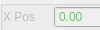
          <widget class="gui::CollapsibleWidget" name="nodeTransformGroup">
           <property name="sizePolicy">
            <sizepolicy hsizetype="Preferred" vsizetype="Maximum">
             <horstretch>0</horstretch>
             <verstretch>0</verstretch>
            </sizepolicy>
           </property>
           <property name="maximumSize">
            <size>
             <width>16777215</width>
             <height>16777215</height>
            </size>
           </property>
           <property name="icon" stdset="0">
            <iconset resource="../resource/resource.qrc">
             <normaloff>:/16x16_ico_png/transform.png</normaloff>:/16x16_ico_png/transform.png</iconset>
           </property>
           <property name="iconVisible" stdset="0">
            <bool>true</bool>
           </property>
           <property name="collapsed" stdset="0">
            <bool>true</bool>
           </property>
           <property name="text" stdset="0">
            <string>Transform</string>
           </property>
           <property name="frameShape" stdset="0">
            <enum>QFrame::NoFrame</enum>
           </property>
           <widget class="QWidget" name="page_15">
            <layout class="QVBoxLayout" name="fuckingLayout">
             <property name="topMargin">
              <number>0</number>
             </property>
             <item>
              <widget class="QGroupBox" name="nodeTransform">
               <property name="enabled">
                <bool>false</bool>
               </property>
               <property name="sizePolicy">
                <sizepolicy hsizetype="Preferred" vsizetype="Preferred">
                 <horstretch>0</horstretch>
                 <verstretch>0</verstretch>
                </sizepolicy>
               </property>
               <property name="maximumSize">
                <size>
                 <width>16777215</width>
                 <height>16777215</height>
                </size>
               </property>
               <property name="title">
                <string/>
               </property>
               <property name="flat">
                <bool>true</bool>
               </property>
               <property name="checkable">
                <bool>false</bool>
               </property>
               <property name="checked">
                <bool>false</bool>
               </property>
               <layout class="QGridLayout" name="gridLayout_3">
                <property name="leftMargin">
                 <number>0</number>
                </property>
                <property name="topMargin">
                 <number>0</number>
                </property>
                <property name="rightMargin">
                 <number>0</number>
                </property>
                <property name="bottomMargin">
                 <number>0</number>
                </property>
                <item row="1" column="1">
                 <widget class="QDoubleSpinBox" name="nodeSizeX">
                  <property name="sizePolicy">
                   <sizepolicy hsizetype="Preferred" vsizetype="Fixed">
                    <horstretch>0</horstretch>
                    <verstretch>0</verstretch>
                   </sizepolicy>
                  </property>
                  <property name="minimumSize">
                   <size>
                    <width>140</width>
                    <height>0</height>
                   </size>
                  </property>
                  <property name="toolTip">
                   <string>Set the node's width in game units</string>
                  </property>
                  <property name="styleSheet">
                   <string notr="true">color: rgb(100, 200, 100)</string>
                  </property>
                  <property name="minimum">
                   <double>0.000000000000000</double>
                  </property>
                  <property name="maximum">
                   <double>10000.000000000000000</double>
                  </property>
                  <property name="stepType">
                   <enum>QAbstractSpinBox::AdaptiveDecimalStepType</enum>
                  </property>
                 </widget>
                </item>
                <item row="0" column="1">
                 <widget class="QDoubleSpinBox" name="nodeTranslateX">
                  <property name="sizePolicy">
                   <sizepolicy hsizetype="Preferred" vsizetype="Fixed">
                    <horstretch>0</horstretch>
                    <verstretch>0</verstretch>
                   </sizepolicy>
                  </property>
                  <property name="minimumSize">
                   <size>
                    <width>145</width>
                    <height>0</height>
                   </size>
                  </property>
                  <property name="toolTip">
                   <string>Set the node's X position relative to its parent</string>
                  </property>
                  <property name="styleSheet">
                   <string notr="true">color: rgb(100, 200, 100)</string>
                  </property>
                  <property name="minimum">
                   <double>-10000.000000000000000</double>
                  </property>
                  <property name="maximum">
                   <double>10000.000000000000000</double>
                  </property>
                  <property name="stepType">
                   <enum>QAbstractSpinBox::AdaptiveDecimalStepType</enum>
                  </property>
                 </widget>
                </item>
                <item row="1" column="3">
                 <widget class="QDoubleSpinBox" name="nodeSizeY">
                  <property name="sizePolicy">
                   <sizepolicy hsizetype="Preferred" vsizetype="Fixed">
                    <horstretch>0</horstretch>
                    <verstretch>0</verstretch>
                   </sizepolicy>
                  </property>
                  <property name="minimumSize">
                   <size>
                    <width>140</width>
                    <height>0</height>
                   </size>
                  </property>
                  <property name="toolTip">
                   <string>Set the node's height in game units</string>
                  </property>
                  <property name="styleSheet">
                   <string notr="true">color: rgb(200,100, 100)</string>
                  </property>
                  <property name="minimum">
                   <double>0.000000000000000</double>
                  </property>
                  <property name="maximum">
                   <double>10000.000000000000000</double>
                  </property>
                  <property name="stepType">
                   <enum>QAbstractSpinBox::AdaptiveDecimalStepType</enum>
                  </property>
                 </widget>
                </item>
                <item row="2" column="0">
                 <widget class="QLabel" name="label_25">
                  <property name="sizePolicy">
                   <sizepolicy hsizetype="Maximum" vsizetype="Preferred">
                    <horstretch>0</horstretch>
                    <verstretch>0</verstretch>
                   </sizepolicy>
                  </property>
                  <property name="text">
                   <string>X Scale</string>
                  </property>
                 </widget>
                </item>
                <item row="2" column="1">
                 <widget class="QDoubleSpinBox" name="nodeScaleX">
                  <property name="sizePolicy">
                   <sizepolicy hsizetype="Preferred" vsizetype="Fixed">
                    <horstretch>0</horstretch>
                    <verstretch>0</verstretch>
                   </sizepolicy>
                  </property>
                  <property name="minimumSize">
                   <size>
                    <width>140</width>
                    <height>0</height>
                   </size>
                  </property>
                  <property name="toolTip">
                   <string>Apply a scaling factor on the node and its ascendants</string>
                  </property>
                  <property name="styleSheet">
                   <string notr="true">color: rgb(100, 200, 100)</string>
                  </property>
                  <property name="minimum">
                   <double>0.000000000000000</double>
                  </property>
                  <property name="maximum">
                   <double>10000.000000000000000</double>
                  </property>
                  <property name="singleStep">
                   <double>0.100000000000000</double>
                  </property>
                  <property name="stepType">
                   <enum>QAbstractSpinBox::AdaptiveDecimalStepType</enum>
                  </property>
                  <property name="value">
                   <double>1.000000000000000</double>
                  </property>
                 </widget>
                </item>
                <item row="2" column="2">
                 <widget class="QLabel" name="label_29">
                  <property name="sizePolicy">
                   <sizepolicy hsizetype="Maximum" vsizetype="Preferred">
                    <horstretch>0</horstretch>
                    <verstretch>0</verstretch>
                   </sizepolicy>
                  </property>
                  <property name="text">
                   <string>Y Scale</string>
                  </property>
                 </widget>
                </item>
                <item row="1" column="2">
                 <widget class="QLabel" name="label_2">
                  <property name="sizePolicy">
                   <sizepolicy hsizetype="Maximum" vsizetype="Preferred">
                    <horstretch>0</horstretch>
                    <verstretch>0</verstretch>
                   </sizepolicy>
                  </property>
                  <property name="text">
                   <string>Y Size</string>
                  </property>
                 </widget>
                </item>
                <item row="1" column="0">
                 <widget class="QLabel" name="label_24">
                  <property name="sizePolicy">
                   <sizepolicy hsizetype="Maximum" vsizetype="Preferred">
                    <horstretch>0</horstretch>
                    <verstretch>0</verstretch>
                   </sizepolicy>
                  </property>
                  <property name="text">
                   <string>X Size</string>
                  </property>
                 </widget>
                </item>
                <item row="0" column="0">
                 <widget class="QLabel" name="label_23">
                  <property name="sizePolicy">
                   <sizepolicy hsizetype="Maximum" vsizetype="Preferred">
                    <horstretch>0</horstretch>
                    <verstretch>0</verstretch>
                   </sizepolicy>
                  </property>
                  <property name="text">
                   <string>X Pos</string>
                  </property>
                 </widget>
                </item>
                <item row="0" column="2">
                 <widget class="QLabel" name="label_26">
                  <property name="sizePolicy">
                   <sizepolicy hsizetype="Maximum" vsizetype="Preferred">
                    <horstretch>0</horstretch>
                    <verstretch>0</verstretch>
                   </sizepolicy>
                  </property>
                  <property name="text">
                   <string>Y Pos</string>
                  </property>
                 </widget>
                </item>
                <item row="2" column="3">
                 <widget class="QDoubleSpinBox" name="nodeScaleY">
                  <property name="sizePolicy">
                   <sizepolicy hsizetype="Preferred" vsizetype="Fixed">
                    <horstretch>0</horstretch>
                    <verstretch>0</verstretch>
                   </sizepolicy>
                  </property>
                  <property name="minimumSize">
                   <size>
                    <width>140</width>
                    <height>0</height>
                   </size>
                  </property>
                  <property name="toolTip">
                   <string>Apply a scaling factor on the node and its ascendants</string>
                  </property>
                  <property name="styleSheet">
                   <string notr="true">color: rgb(200,100, 100)</string>
                  </property>
                  <property name="minimum">
                   <double>0.000000000000000</double>
                  </property>
                  <property name="maximum">
                   <double>10000.000000000000000</double>
                  </property>
                  <property name="singleStep">
                   <double>0.100000000000000</double>
                  </property>
                  <property name="stepType">
                   <enum>QAbstractSpinBox::AdaptiveDecimalStepType</enum>
                  </property>
                  <property name="value">
                   <double>1.000000000000000</double>
                  </property>
                 </widget>
                </item>
                <item row="0" column="3">
                 <widget class="QDoubleSpinBox" name="nodeTranslateY">
                  <property name="sizePolicy">
                   <sizepolicy hsizetype="Preferred" vsizetype="Fixed">
                    <horstretch>0</horstretch>
                    <verstretch>0</verstretch>
                   </sizepolicy>
                  </property>
                  <property name="minimumSize">
                   <size>
                    <width>145</width>
                    <height>0</height>
                   </size>
                  </property>
                  <property name="toolTip">
                   <string>Set the node's Y position relative to its parent</string>
                  </property>
                  <property name="styleSheet">
                   <string notr="true">color: rgb(200,100, 100)</string>
                  </property>
                  <property name="minimum">
                   <double>-10000.000000000000000</double>
                  </property>
                  <property name="maximum">
                   <double>10000.000000000000000</double>
                  </property>
                  <property name="stepType">
                   <enum>QAbstractSpinBox::AdaptiveDecimalStepType</enum>
                  </property>
                 </widget>
                </item>
                <item row="3" column="0">
                 <widget class="QLabel" name="label_28">
                  <property name="sizePolicy">
                   <sizepolicy hsizetype="Preferred" vsizetype="Preferred">
                    <horstretch>0</horstretch>
                    <verstretch>0</verstretch>
                   </sizepolicy>
                  </property>
                  <property name="text">
                   <string>Rotation</string>
                  </property>
                 </widget>
                </item>
                <item row="3" column="1" colspan="3">
                 <layout class="QHBoxLayout" name="horizontalLayout_12">
                  <item>
                   <widget class="QDoubleSpinBox" name="nodeRotation">
                    <property name="sizePolicy">
                     <sizepolicy hsizetype="Preferred" vsizetype="Fixed">
                      <horstretch>0</horstretch>
                      <verstretch>0</verstretch>
                     </sizepolicy>
                    </property>
                    <property name="minimumSize">
                     <size>
                      <width>138</width>
                      <height>0</height>
                     </size>
                    </property>
                    <property name="styleSheet">
                     <string notr="true">color: rgb(100, 100, 250);</string>
                    </property>
                    <property name="wrapping">
                     <bool>true</bool>
                    </property>
                    <property name="suffix">
                     <string> °</string>
                    </property>
                    <property name="minimum">
                     <double>-180.000000000000000</double>
                    </property>
                    <property name="maximum">
                     <double>180.000000000000000</double>
                    </property>
                    <property name="stepType">
                     <enum>QAbstractSpinBox::AdaptiveDecimalStepType</enum>
                    </property>
                   </widget>
                  </item>
                  <item>
                   <widget class="QToolButton" name="nodePlus90">
                    <property name="sizePolicy">
                     <sizepolicy hsizetype="Maximum" vsizetype="Fixed">
                      <horstretch>0</horstretch>
                      <verstretch>0</verstretch>
                     </sizepolicy>
                    </property>
                    <property name="toolTip">
                     <string>Rotate the node clockwise 90 degrees</string>
                    </property>
                    <property name="text">
                     <string>+ 90°</string>
                    </property>
                    <property name="icon">
                     <iconset resource="../resource/resource.qrc">
                      <normaloff>:/16x16_ico_png/arrow_rotate_clockwise.png</normaloff>:/16x16_ico_png/arrow_rotate_clockwise.png</iconset>
                    </property>
                   </widget>
                  </item>
                  <item>
                   <widget class="QToolButton" name="nodeMinus90">
                    <property name="sizePolicy">
                     <sizepolicy hsizetype="Maximum" vsizetype="Fixed">
                      <horstretch>0</horstretch>
                      <verstretch>0</verstretch>
                     </sizepolicy>
                    </property>
                    <property name="toolTip">
                     <string>Rotate the node anti clockwise 90 degrees</string>
                    </property>
                    <property name="text">
                     <string>- 90°</string>
                    </property>
                    <property name="icon">
                     <iconset resource="../resource/resource.qrc">
                      <normaloff>:/16x16_ico_png/arrow_rotate_anticlockwise.png</normaloff>:/16x16_ico_png/arrow_rotate_anticlockwise.png</iconset>
                    </property>
                   </widget>
                  </item>
                 </layout>
                </item>
               </layout>
              </widget>
             </item>
            </layout>
           </widget>
          </widget>
